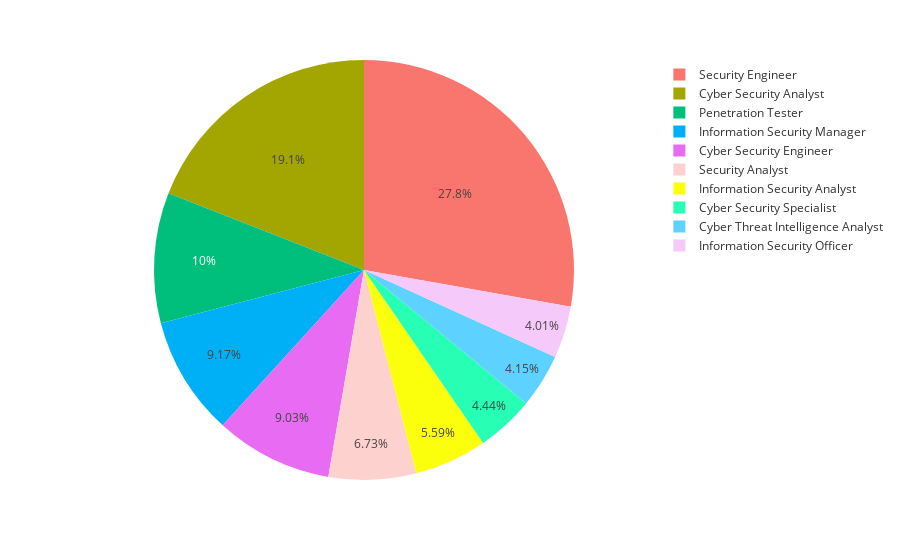

Here is the notebook cell this chart was saved with:
### Code cell
fig = px.pie(role_count, names = role_count.index, values = role_count.values, 
             labels = {'index': 'job_title', 'y': 'count', 'text': ' count'}, template = 'ggplot2')
fig.show()

### Figure 1 — Plotly figure (JSON) as saved in the notebook; plotly's stock layout.template omitted (floating-point values rounded to 4 significant figures)
{"data": [{"domain": {"x": [0, 1], "y": [0, 1]}, "hovertemplate": "job_title=%{label}<br>value=%{value}<extra></extra>", "labels": ["Security Engineer", "Cyber Security Analyst", "Penetration Tester", "Information Security Manager", "Cyber Security Engineer", "Security Analyst", "Information Security Analyst", "Cyber Security Specialist", "Cyber Threat Intelligence Analyst", "Information Security Officer"], "legendgroup": "", "name": "", "showlegend": true, "type": "pie", "values": [194, 133, 70, 64, 63, 47, 39, 31, 29, 28]}], "layout": {"autosize": true, "legend": {"tracegroupgap": 0}, "margin": {"t": 60}}}
